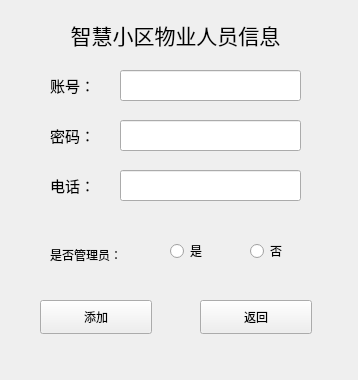
<?xml version="1.0" encoding="UTF-8"?>
<ui version="4.0">
 <class>workerinfo</class>
 <widget class="QWidget" name="workerinfo">
  <property name="geometry">
   <rect>
    <x>0</x>
    <y>0</y>
    <width>358</width>
    <height>380</height>
   </rect>
  </property>
  <property name="windowTitle">
   <string>添加物业工作人员</string>
  </property>
  <widget class="QLabel" name="label">
   <property name="geometry">
    <rect>
     <x>10</x>
     <y>0</y>
     <width>331</width>
     <height>71</height>
    </rect>
   </property>
   <property name="text">
    <string>&lt;html&gt;&lt;head/&gt;&lt;body&gt;&lt;p align=&quot;center&quot;&gt;&lt;span style=&quot; font-size:16pt;&quot;&gt;智慧小区物业人员信息&lt;/span&gt;&lt;/p&gt;&lt;/body&gt;&lt;/html&gt;</string>
   </property>
  </widget>
  <widget class="QLabel" name="label_2">
   <property name="geometry">
    <rect>
     <x>50</x>
     <y>70</y>
     <width>81</width>
     <height>31</height>
    </rect>
   </property>
   <property name="text">
    <string>&lt;html&gt;&lt;head/&gt;&lt;body&gt;&lt;p&gt;&lt;span style=&quot; font-size:11pt;&quot;&gt;账号：&lt;/span&gt;&lt;/p&gt;&lt;/body&gt;&lt;/html&gt;</string>
   </property>
  </widget>
  <widget class="QLabel" name="label_3">
   <property name="geometry">
    <rect>
     <x>50</x>
     <y>120</y>
     <width>81</width>
     <height>31</height>
    </rect>
   </property>
   <property name="text">
    <string>&lt;html&gt;&lt;head/&gt;&lt;body&gt;&lt;p&gt;&lt;span style=&quot; font-size:11pt;&quot;&gt;密码：&lt;/span&gt;&lt;/p&gt;&lt;/body&gt;&lt;/html&gt;</string>
   </property>
  </widget>
  <widget class="QLabel" name="label_4">
   <property name="geometry">
    <rect>
     <x>50</x>
     <y>170</y>
     <width>81</width>
     <height>31</height>
    </rect>
   </property>
   <property name="text">
    <string>&lt;html&gt;&lt;head/&gt;&lt;body&gt;&lt;p&gt;&lt;span style=&quot; font-size:11pt;&quot;&gt;电话：&lt;/span&gt;&lt;/p&gt;&lt;/body&gt;&lt;/html&gt;</string>
   </property>
  </widget>
  <widget class="QLineEdit" name="worknumlineEdit">
   <property name="geometry">
    <rect>
     <x>120</x>
     <y>70</y>
     <width>181</width>
     <height>31</height>
    </rect>
   </property>
  </widget>
  <widget class="QLineEdit" name="workpasslineEdit">
   <property name="geometry">
    <rect>
     <x>120</x>
     <y>120</y>
     <width>181</width>
     <height>31</height>
    </rect>
   </property>
  </widget>
  <widget class="QLineEdit" name="workphonelineEdit">
   <property name="geometry">
    <rect>
     <x>120</x>
     <y>170</y>
     <width>181</width>
     <height>31</height>
    </rect>
   </property>
  </widget>
  <widget class="QLabel" name="label_5">
   <property name="geometry">
    <rect>
     <x>50</x>
     <y>240</y>
     <width>111</width>
     <height>31</height>
    </rect>
   </property>
   <property name="text">
    <string>&lt;html&gt;&lt;head/&gt;&lt;body&gt;&lt;p&gt;是否管理员：&lt;/p&gt;&lt;/body&gt;&lt;/html&gt;</string>
   </property>
  </widget>
  <widget class="QRadioButton" name="yesradioButton">
   <property name="geometry">
    <rect>
     <x>170</x>
     <y>240</y>
     <width>132</width>
     <height>22</height>
    </rect>
   </property>
   <property name="text">
    <string>是</string>
   </property>
  </widget>
  <widget class="QRadioButton" name="noradioButton">
   <property name="geometry">
    <rect>
     <x>250</x>
     <y>240</y>
     <width>132</width>
     <height>22</height>
    </rect>
   </property>
   <property name="text">
    <string>否</string>
   </property>
  </widget>
  <widget class="QPushButton" name="AddActBtn">
   <property name="geometry">
    <rect>
     <x>40</x>
     <y>300</y>
     <width>112</width>
     <height>34</height>
    </rect>
   </property>
   <property name="text">
    <string>添加</string>
   </property>
  </widget>
  <widget class="QPushButton" name="ReturnBtn">
   <property name="geometry">
    <rect>
     <x>200</x>
     <y>300</y>
     <width>112</width>
     <height>34</height>
    </rect>
   </property>
   <property name="text">
    <string>返回</string>
   </property>
  </widget>
 </widget>
 <resources/>
 <connections/>
</ui>
